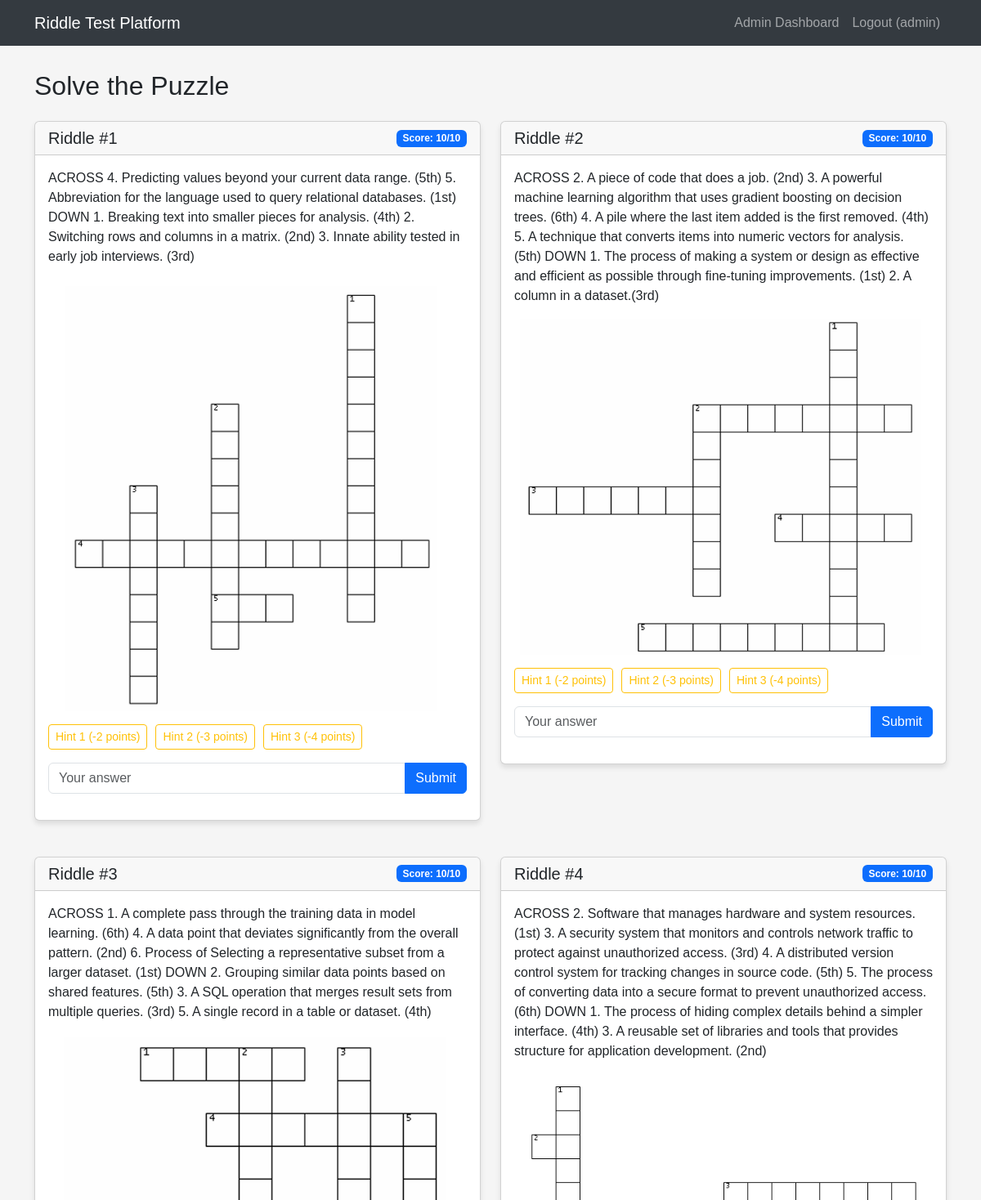
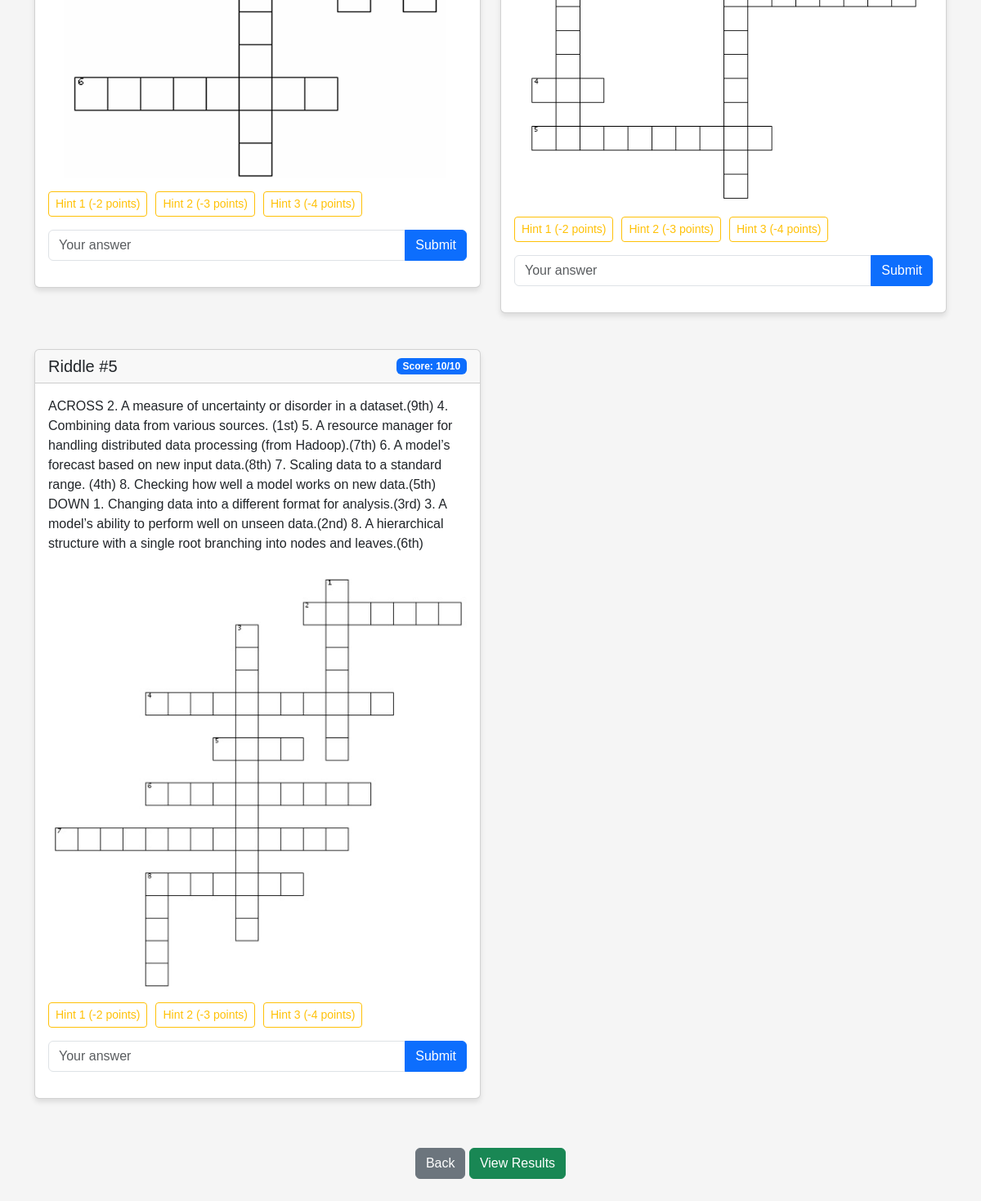
The app's page /test_with_images (signed in) with its own data (2 pictures, top to bottom).
### tables this page shows
CREATE TABLE users (
            id INTEGER PRIMARY KEY AUTOINCREMENT,
            username TEXT NOT NULL UNIQUE,
            email TEXT NOT NULL,
            password TEXT NOT NULL,
            is_admin INTEGER DEFAULT 0
        , test_completed INTEGER DEFAULT 0);

CREATE TABLE riddles (
            id INTEGER PRIMARY KEY AUTOINCREMENT,
            question TEXT NOT NULL,
            answer TEXT NOT NULL,
            hint1 TEXT NOT NULL,
            hint2 TEXT NOT NULL,
            hint3 TEXT NOT NULL
        , image TEXT);

### app.py (the view)
@app.route('/test_with_images')
def test_with_images():
    if 'user_id' not in session:
        flash('Please log in to take the test.')
        return redirect(url_for('login'))
    if has_completed_test(session['user_id']):
        flash('You have already completed this test. You cannot take it again.')
        return redirect(url_for('results'))
    conn = sqlite3.connect('riddle_test.db')
    c = conn.cursor()
    c.execute("SELECT COUNT(*) FROM user_progress WHERE user_id = ? AND answer_attempt = 'FLAGGED-TAB-SWITCHING'", (session['user_id'],))
    if c.fetchone()[0] > 0:
        conn.close()
        flash('You have been flagged for tab switching.')
        return redirect(url_for('results'))
    c.execute('''
        SELECT r.id, r.question, r.image, up.score, up.completed, up.hint1_used, up.hint2_used, up.hint3_used
        FROM riddles r
        LEFT JOIN user_progress up ON r.id = up.riddle_id AND up.user_id = ?
        WHERE r.image IS NOT NULL AND r.image != ''
        ORDER BY r.id
    ''', (session['user_id'],))
    riddles = c.fetchall()
    conn.close()
    riddles_with_images = [
        {'id': r[0], 'question': r[1], 'image': r[2], 'score': r[3] or 10, 'completed': r[4] or 0,
         'hint1_used': r[5] or 0, 'hint2_used': r[6] or 0, 'hint3_used': r[7] or 0} for r in riddles
    ]
    return render_template('test_images.html', riddles_with_images=riddles_with_images)

### app.py (called while the page is built)
def has_completed_test(user_id):
    conn = sqlite3.connect('riddle_test.db')
    c = conn.cursor()
    c.execute("SELECT test_completed FROM users WHERE id = ?", (user_id,))
    test_completed = c.fetchone()
    conn.close()
    return test_completed and test_completed[0] == 1  # Returns True if test_completed is 1

### templates/test_images.html (shortened to what this page needs)
{% extends 'base.html' %} {% block content %}
<h2 class="mb-4">Solve the Puzzle</h2>
<div class="row riddle-container">
  {% for riddle in riddles_with_images %}
  <div class="col-md-6 mb-4">
    <div class="card riddle-card" id="riddle-{{ riddle.id }}">
      <div
        class="card-header d-flex justify-content-between align-items-center"
      >
        <h5 class="mb-0">Riddle #{{ loop.index }}</h5>
        <span
          class="badge {% if riddle.completed %}bg-success{% else %}bg-primary{% endif %}"
        >
          {% if riddle.completed %}Completed{% else %}Score:
          <span class="riddle-score">{{ riddle.score }}</span>/10{% endif %}
        </span>
      </div>
      <div class="card-body">
        <p class="riddle-question">
          {{ riddle.question }} {% if riddle.image %}
          <img
            src="{{ url_for('static', filename='uploads/' + riddle.image) }}"
            class="riddle-image img-fluid mt-3"
            alt="Riddle Image"
          />
          {% endif %}
        </p>
        <div
          class="hints-container mb-3"
        >
          <div class="d-flex mb-2">
            <button
              class="btn btn-outline-warning btn-sm hint-btn"
              data-riddle-id="{{ riddle.id }}"
              data-hint-num="1"
            >
              Hint 1 (-2 points)
            </button>
            <button
              class="btn btn-outline-warning btn-sm hint-btn"
              data-riddle-id="{{ riddle.id }}"
              data-hint-num="2"
            >
              Hint 2 (-3 points)
            </button>
            <button
              class="btn btn-outline-warning btn-sm hint-btn"
              data-riddle-id="{{ riddle.id }}"
              data-hint-num="3"
            >
              Hint 3 (-4 points)
            </button>
          </div>
        </div>
        <div
          class="answer-container"
        >
          <div class="input-group mb-3">
            <input
              type="text"
              class="form-control answer-input"
              placeholder="Your answer"
            />
            <button
              class="btn btn-primary submit-btn"
              data-riddle-id="{{ riddle.id }}"
            >
              Submit
            </button>
          </div>
        </div>
      </div>
    </div>
  </div>
  {% endfor %}
</div>
<div class="row">
  <div class="col-12 text-center mt-3">
    <a
      href="{{ url_for('test_without_images') }}"
      class="btn btn-secondary mr-2"
      >Back</a
    >
    <a href="{{ url_for('results') }}" class="btn btn-success">View Results</a>
  </div>
</div>
{% endblock %}

### templates/base.html (shortened to what this page needs)
<!DOCTYPE html>
<html lang="en">
  <head>
    <link
      href="https://cdn.jsdelivr.net/npm/bootstrap@5.3.0-alpha1/dist/css/bootstrap.min.css"
      rel="stylesheet"
    />
  </head>
  <body>
    <nav class="navbar navbar-expand-lg navbar-dark">
      <div class="container">
        <a class="navbar-brand" href="/">Riddle Test Platform</a>
        <div class="collapse navbar-collapse" id="navbarNav">
          <ul class="navbar-nav ms-auto">
            {% if session.get('user_id') %} {% if session.get('is_admin') %}
            <li class="nav-item">
              <a class="nav-link" href="{{ url_for('admin_dashboard') }}"
                >Admin Dashboard</a
              >
            </li>
            {% endif %}
            <li class="nav-item">
              <a class="nav-link" href="{{ url_for('logout') }}"
                >Logout ({{ session.get('username') }})</a
              >
            </li>
            {% endif %}
          </ul>
        </div>
      </div>
    </nav>
    <div class="container">
       {% block content %}{% endblock %}
    </div>
  </body>
</html>

### templates/base.html (style rules this page uses)
body { font-family: "Arial", sans-serif; background-color: #f5f5f5; padding-bottom: 50px; }
.navbar { background-color: #343a40; margin-bottom: 30px; }
.card { margin-bottom: 20px; box-shadow: 0 4px 6px rgba(0, 0, 0, 0.1); }
.hint-btn { margin-right: 10px; }
.riddle-card .card-body { min-height: 200px; }

### records on screen
users: get "admin"
riddles: score "10", question "ACROSS 4. Predicting values beyond your current data range. (5th) 5. Abbreviation for the language used to query relational databases. (1st) DOWN 1. Breaking text into smaller pieces for analysis. (4th) 2. Switching rows and columns in a matrix. (2nd) 3. Innate ability tested in early job interviews. (3rd)", image (picture)
riddles: score "10", question "ACROSS 2. A piece of code that does a job. (2nd) 3. A powerful machine learning algorithm that uses gradient boosting on decision trees. (6th) 4. A pile where the last item added is the first removed. (4th) 5. A technique that converts items into numeric vectors for analysis. (5th) DOWN 1. The process of making a system or design as effective and efficient as possible through fine-tuning improvements. (1st) 2. A column in a dataset.(3rd)", image (picture)
riddles: score "10", question "ACROSS 1. A complete pass through the training data in model learning. (6th) 4. A data point that deviates significantly from the overall pattern. (2nd) 6. Process of Selecting a representative subset from a larger dataset. (1st) DOWN 2. Grouping similar data points based on shared features. (5th) 3. A SQL operation that merges result sets from multiple queries. (3rd) 5. A single record in a table or dataset. (4th)", image (picture)
riddles: score "10", question "ACROSS 2. Software that manages hardware and system resources. (1st) 3. A security system that monitors and controls network traffic to protect against unauthorized access. (3rd) 4. A distributed version control system for tracking changes in source code. (5th) 5. The process of converting data into a secure format to prevent unauthorized access. (6th) DOWN 1. The process of hiding complex details behind a simpler interface. (4th) 3. A reusable set of libraries and tools that provides structure for application development. (2nd)", image (picture)
riddles: score "10", question "ACROSS 2. A measure of uncertainty or disorder in a dataset.(9th) 4. Combining data from various sources. (1st) 5. A resource manager for handling distributed data processing (from Hadoop).(7th) 6. A model’s forecast based on new input data.(8th) 7. Scaling data to a standard range. (4th) 8. Checking how well a model works on new data.(5th) DOWN 1. Changing data into a different format for analysis.(3rd) 3. A model’s ability to perform well on unseen data.(2nd) 8. A hierarchical structure with a single root branching into nodes and leaves.(6th)", image (picture)
